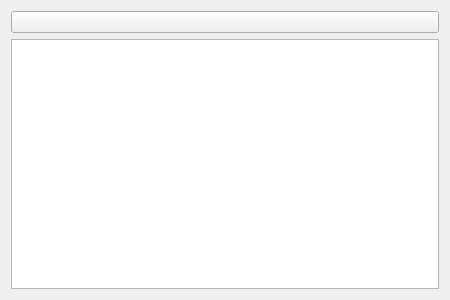
<?xml version="1.0" encoding="UTF-8"?>
<ui version="4.0">
 <class>Robocup2dFieldWidget</class>
 <widget class="QWidget" name="2dFieldWidget">
  <property name="enabled">
   <bool>true</bool>
  </property>
  <property name="geometry">
   <rect>
    <x>0</x>
    <y>0</y>
    <width>450</width>
    <height>300</height>
   </rect>
  </property>
  <property name="windowTitle">
   <string>Robocup Relative Object Positions</string>
  </property>
  <layout class="QVBoxLayout" name="verticalLayout" stretch="0,0,0">
   <item>
      <widget class="QPushButton" name="resize_push_button">
       <property name="toolTip">
        <string>Resize field. </string>
       </property>
       <property name="iconSize">
        <size>
         <width>16</width>
         <height>16</height>
        </size>
       </property>
      </widget>
     </item>
   <item>
   <widget class="QGraphicsView" name="graphics_view">
     <property name="renderHints">
       <set>QPainter::Antialiasing|QPainter::HighQualityAntialiasing|QPainter::SmoothPixmapTransform|QPainter::TextAntialiasing</set>
     </property>
     <property name="resizeAnchor">
       <enum>QGraphicsView::AnchorViewCenter</enum>
     </property>
   </widget>
   </item>
 </layout>
 </widget>
 <resources/>
 <connections/>
</ui>
